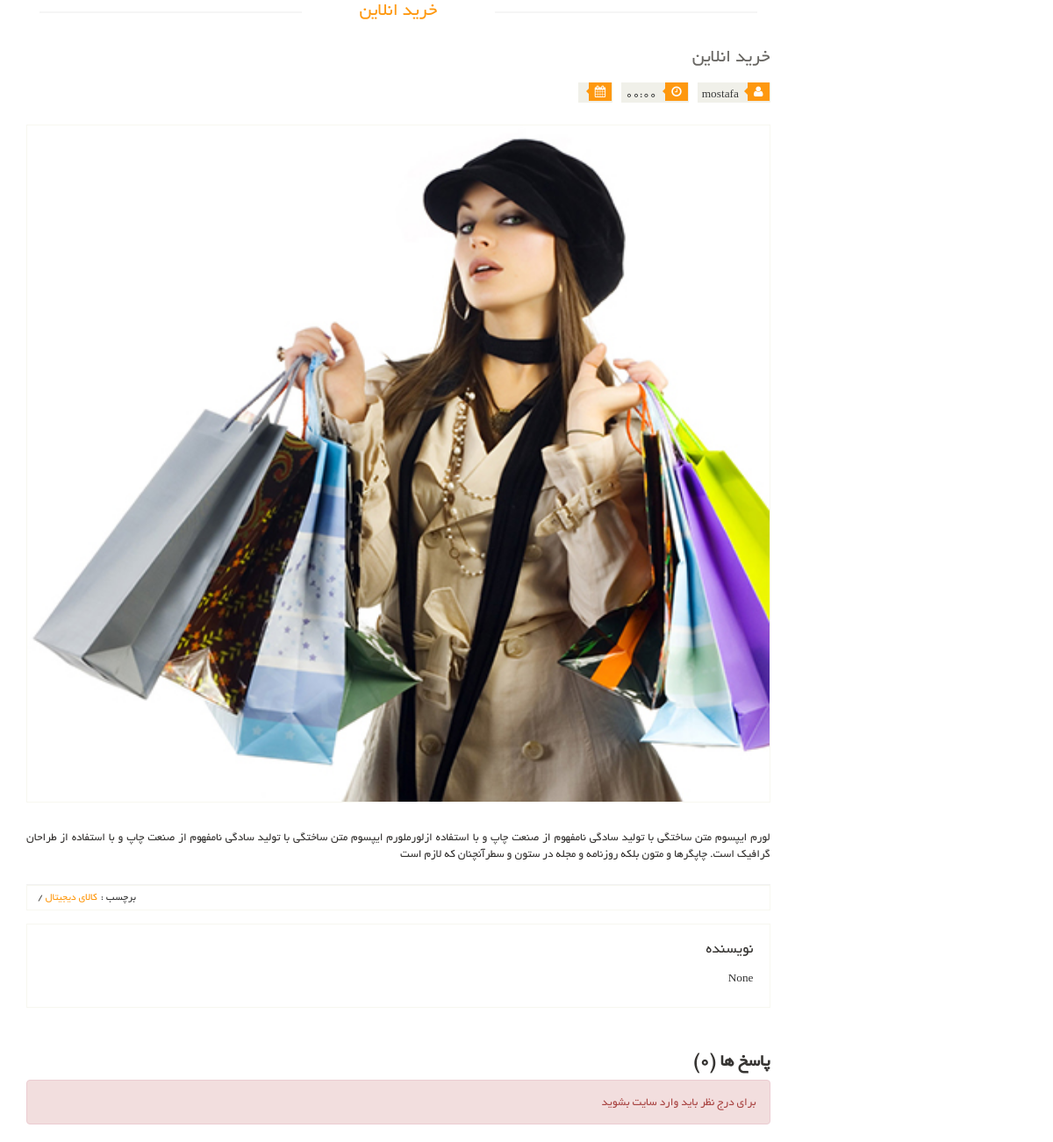
Page /blog/online-shopping on the earlier database version.
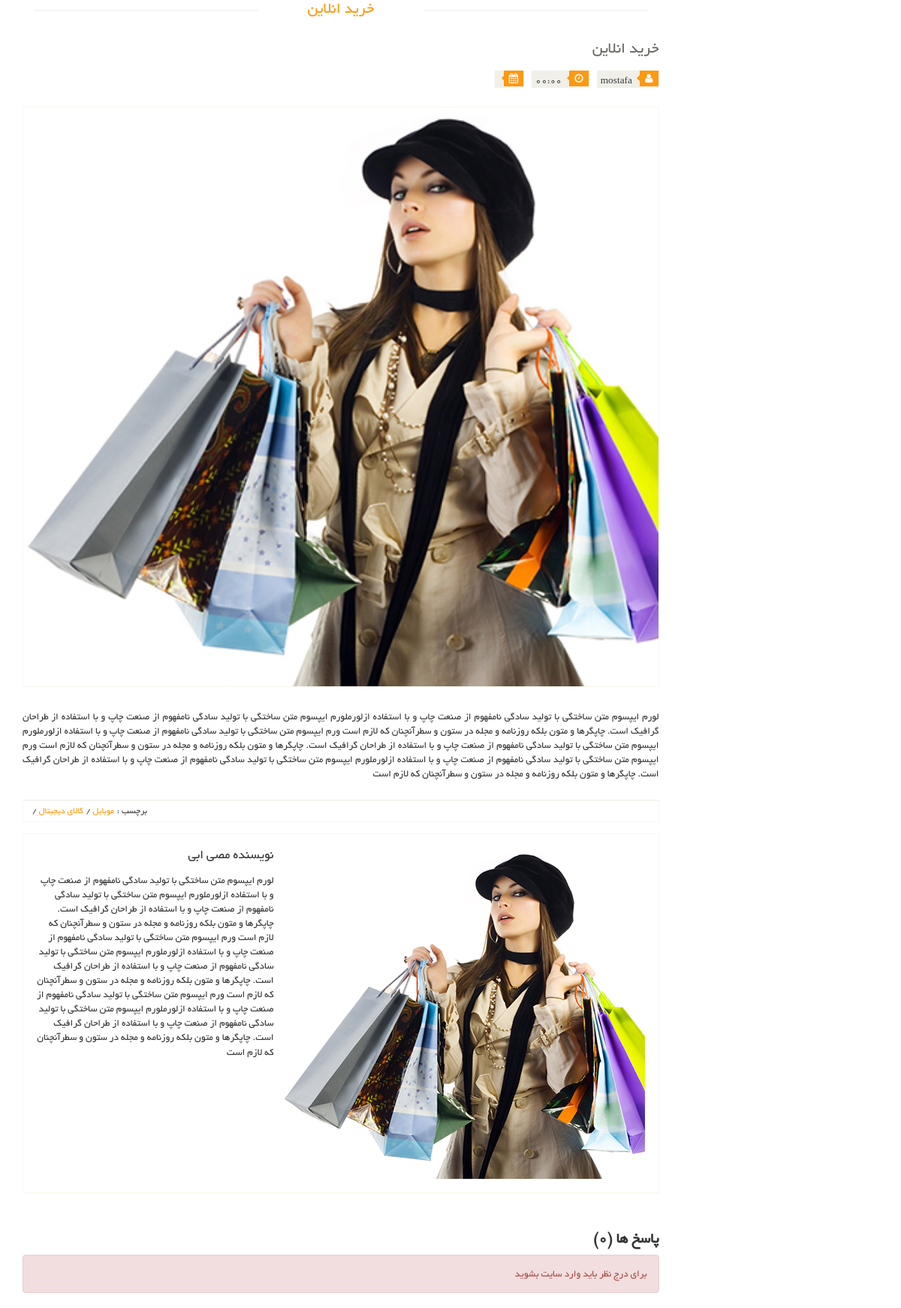
Same page on the later database version.
### Eshop_Blog/models.py (models this page shows, shortened)
class Blog(models.Model):
    title = models.CharField(max_length=100, verbose_name='عنوان مقاله')
    slug = models.SlugField(max_length=100, unique=True, db_index=True, allow_unicode=True,
                            verbose_name='عنوان در لینک')
    description = models.TextField(verbose_name='توضیحات')
    img = models.ImageField(upload_to='images/blog/', verbose_name='عکس مقاله')
    is_active = models.BooleanField(default=True, verbose_name='فعال')
    is_delete = models.BooleanField(default=False, verbose_name='حذف')
    short_description = models.TextField(verbose_name='توضیحات کوتاه')
    select_categories = models.ManyToManyField(Blog_Category, verbose_name='دسته بندی')
    publish_date = models.DateTimeField(auto_now_add=True, editable=False)
    author = models.ForeignKey(User, on_delete=models.CASCADE, verbose_name='نویسنده', editable=False)
    def get_jalali_create_date(self):
        return date2jalali(self.publish_date).strftime('%Y/%m/%d')
    def get_jalali_create_time(self):
        return self.publish_date.strftime('%H:%M')
    class Meta:
        verbose_name = 'مقاله'
        verbose_name_plural = 'مقالات'

class Blog_Category(models.Model):
    parent = models.ForeignKey('Blog_Category', on_delete=models.CASCADE, verbose_name='دسته بندی', null=True,
                               blank=True, related_name='children')
    title = models.CharField(max_length=100, verbose_name='عنوان')
    url_title = models.CharField(max_length=100, verbose_name='عنوان لینک', unique=True)
    is_active = models.BooleanField(default=True, verbose_name='فعال')
    is_delete = models.BooleanField(default=False, verbose_name='حذف')
    class Meta:
        verbose_name = 'دسته بندی'
        verbose_name_plural = 'دسته بندی ها'

### Eshop_Account/models.py (models this page shows, shortened)
class User(AbstractUser):
    mobile = models.CharField(max_length=11, unique=True, verbose_name='تلفن همراه')
    is_verified = models.BooleanField(default=False, verbose_name='تایید شده')
    is_deleted = models.BooleanField(default=False, verbose_name='حذف کردن')
    email_verified = models.BooleanField(default=False, verbose_name='تایید ایمیل')
    mobile_verified = models.BooleanField(default=False, verbose_name='تایید شماره')
    email_active_code = models.CharField(max_length=100, blank=True, null=True, verbose_name='کد تایید ایمیل')
    mobile_active_code = models.CharField(max_length=100, blank=True, null=True, verbose_name='کد تایید شماره همراه')
    avatar = models.ImageField(upload_to='avatar/', null=True, blank=True)
    about_user = models.TextField(verbose_name='درباره کاربر', blank=True, null=True)
    class Meta:
        verbose_name = 'کاربر'
        verbose_name_plural = 'کاربران'

### Eshop_Blog/views.py (the view)
# urls.py: path('<slug:slug>', BlogDetailView.as_view(), name='detail.blog.list'),
class BlogDetailView(DetailView):
    model = Blog
    context_object_name = 'blog'
    template_name = 'Eshop_Blog/blog-single.html'
    def get_queryset(self):
        query = super(BlogDetailView, self).get_queryset()
        slug = self.kwargs.get('slug')
        query = query.filter(is_active=True, is_delete=False, slug=slug)
        return query
    def get_context_data(self, **kwargs):
        context = super().get_context_data()
        obj = kwargs.get('object')
        context['comments'] = BlogComment.objects.filter(is_active=True, is_delete=False, blog_id=obj.id,
                                                         parent=None).prefetch_related('children').order_by('-id')
        context['comment_count'] = BlogComment.objects.filter(is_active=True, is_delete=False, blog_id=obj.id,
                                                              parent=None).count()
        return context

### templates/Eshop_Blog/blog-single.html (shortened to what this page needs)
{% extends 'Base/Base.html' %}
{% load thumbnail %}
{% load render_partial %}
{% block content %}
    <section>
        <div class="container">
            <div class="row">
                <div class="col-sm-9">
                    <div class="blog-post-area">
                        <h2 class="title text-center">{{ blog.title }}</h2>
                        <div class="single-blog-post">
                            <h3>{{ blog.title }}</h3>
                            <div class="post-meta">
                                <ul>
                                    <li><i class="fa fa-user"></i> {{ blog.author.username }}</li>
                                    <li><i class="fa fa-clock-o"></i> {{ blog.get_jalali_create_time }}</li>
                                    <li><i class="fa fa-calendar"></i>{{ blog.get_jalali_create_date }}</li>
                                </ul>
                            </div>
                            <a href="">
                                {% thumbnail blog.img '862x398' crop="center" as img %}
                                    <img src="{{ img.url }}" alt="">
                                {% endthumbnail %}
                            </a>
                            <p>{{ blog.description }}</p>
                        </div>
                    </div>
                    <div class="rating-area">
                        <ul class="tag">
                            <li>برچسب :</li>
                            {% for cat in blog.select_categories.all %}
                                <li><a class="color"
                                       href="{% url 'category.blog.list' slug=cat.url_title %}">{{ cat.title }}
                                    <span>/</span></a></li>
                            {% endfor %}
                        </ul>
                    </div>
                    <div class="media commnets">
                        <a class="pull-right" href="#">
                            {% if blog.author.avatar %}
                                {% thumbnail blog.author.avatar '150x150' crop="center" as img %}
                                    <img src="{{ img.url }}" alt="">
                                {% endthumbnail %}
                            {% endif %}
                        </a>
                        <div class="media-body">
                            <h4 class="media-heading">نویسنده {{ blog.author.get_full_name|title }}</h4>
                            <p>{{ blog.author.about_user }}</p>
                        </div>
                    </div>
                    <div class="response-area" id="response_area">
                        <h2>پاسخ ها ({{ comment_count }})</h2>
                    </div>
                    {% if request.user.is_authenticated %}
                        <div class="replay-box" id="bottom">
                            <div class="row">
                                <div class="col-sm-12">
                                    <div class="text-area border-box-sizing">
                                        <div class="blank-arrow">
                                            <label>متن پیام</label>
                                        </div>
                                        <span>*</span>
                                        <textarea name="message" id="ssmmdd" rows="11"></textarea>
                                        <input type="hidden" id="parentforcomments">
                                    </div>
                                    <div id="sucess_comment" class=""></div>
                                    <a class="btn btn-primary btn-block " onclick="sendArticleComment({{ blog.id }})">ارسـال نظـر</a>
                                </div>
                                <div class="col-sm-4 hidden">
                                    <h2>نظـر خود را بنویسیـد</h2>
                                    <form>
                                        <div class="blank-arrow">
                                            <label>نام</label>
                                        </div>
                                        <span>*</span>
                                        <input type="text" id="username" value="{{ request.user.username }}"
                                               placeholder="نام شما ...">
                                        <div class="blank-arrow">
                                            <label>آدرس ایمیـل</label>
                                        </div>
                                        <span>*</span>
                                        <input type="email" id="email" value="{{ request.user.email }}"
                                               placeholder="ایمیـل شما ...">
                                    </form>
                                </div>
                            </div>
                        </div>
                    {% else %}
                        <div class="alert alert-danger">
                            برای درج نظر باید وارد سایت بشوید
                        </div>
                    {% endif %}
                </div>
            </div>
        </div>
    </section>
{% endblock %}

### templates/Base/Base.html (shortened to what this page needs)
{% load render_partial %}
<!DOCTYPE html>
<html lang="en">
<head>
    {% include 'Base/References/HeaderReferences.html' %}
</head>
<body>
	{% block content %}
	{% endblock %}
</body>
</html>

### templates/Base/References/HeaderReferences.html (shortened to what this page needs)
{% load static %}
    <link href="/static/css/bootstrap.min.css" rel="stylesheet">
    <link href="/static/css/font-awesome.min.css" rel="stylesheet">
    <link href="/static/css/prettyPhoto.css" rel="stylesheet">
    <link href="/static/css/price-range.css" rel="stylesheet">
    <link href="/static/css/animate.css" rel="stylesheet">
	<link href="/static/css/main.css" rel="stylesheet">
	<link href="/static/css/responsive.css" rel="stylesheet">

### static/css/main.css (style rules this page uses)
body { font-family: 'BYekan'; font-size: 10pt; position: relative; font-weight: normal; direction: rtl; }
ul li { list-style: none; }
a { -webkit-transition: 300ms; -moz-transition: 300ms; -o-transition: 300ms; transition: 300ms; }
h1, h2, h3, h4, h5, h6 { font-family: 'BYekan', sans-serif; }
.left-sidebar h2:after, h2.title:after { content: " "; position: absolute; border: 1px solid #f5f5f5; bottom:8px; right: 0; width: 100%; height: 0; z-index: -2; }
h2.title:before { content: " "; position: absolute; background: #fff; bottom: -6px; width: 220px; height: 30px; z-index: -1; right: 50%; margin-right: -110px; }
h2.title { color: #FE980F; font-family: 'BYekan', sans-serif; font-size: 16pt; font-weight: 400; margin: 0 15px; text-transform: uppercase; margin-bottom: 30px; position: relative; }
.single-blog-post { border-bottom: 1px solid #f2f2f2; padding-bottom: 15px; }
.blog-post-area .single-blog-post h3 { color: #696763; font-size: 16pt; font-family: 'BYekan',sans-serif; text-transform: uppercase; font-weight: 500; margin-bottom: 17px; }
.blog-post-area .single-blog-post a img { border: 1px solid #F7F7F0; width: 100%; margin-bottom: 30px }
.blog-post-area .single-blog-post p { color: #363432; text-align: justify; }
.blog-post-area .post-meta { display: block; margin-bottom: 25px; overflow: hidden; }
.blog-post-area .post-meta ul { padding:0; display: inline; }
.blog-post-area .post-meta ul li { background:#F0F0E9; float: right; margin-left: 10px; padding: 0 5px; font-size: 10pt; color: #393b3b; position: relative; }
.blog-post-area .post-meta ul li i { background:#FE980F; color: #FFFFFF; margin-right: -4px; margin-left: 7px; padding: 4px 7px; }
.sinlge-post-meta li i:after, .blog-post-area .post-meta ul li i:after { content: ""; position: absolute; width: auto; height: auto; border-color:transparent #FE980F transparent transparent ; border-width:4px; border-style: solid; top:6px; right:26px; }
.rating-area { border: 1px solid #F7F7F0; direction: block; overflow: hidden; }
.rating-area ul li { float: right; padding: 5px; font-size: 12px }
.rating-area .ratings .color, .rating-area .color { color: #FE980F }
.rating-area .tag { float: left; margin-bottom: 0; margin-left: 10px; }
.rating-area .tag li { padding: 5px 2px; }
.rating-area .tag li span { color: #363432; }
.commnets { border: 1px solid #F7F7F0; padding: 18px; margin-bottom: 50px }
.commnets p, .response-area p, .replay-box p { font-size: 10pt }
.media-heading { color: #363432; font-size: 13pt; font-weight: 400; font-family: 'B Yekan'sans-serif; margin-bottom: 15px }
.response-area h2 { color: #363432; font-size: 20px; font-weight: 700; }

Differences in the rows shown:
changed Blog "خرید انلاین": description "…سطرآنچنان که لازم است" → "…سطرآنچنان که لازم است ورم ایپسوم متن ساختگی با تولید سادگی نامفهوم از صنعت چاپ و با استفاده ازلورملورم ایپسوم متن ساختگی با تولید سادگی نامفهوم از صنعت چاپ و با استفاده از طراحان گرافیک است. چاپگرها و متون بلکه روزنامه و مجله در ستون و سطرآنچنان که لازم است ورم ایپسوم متن ساختگی با تولید سادگی نامفهوم از صنعت چاپ و با استفاده ازلورملورم ایپسوم متن ساختگی با تولید سادگی نامفهوم از صنعت چاپ و با استفاده از طراحان گرافیک است. چاپگرها و متون بلکه روزنامه و مجله در ستون و سطرآنچنان که لازم است"; author.get_full_name (not shown) → "مصی ابی"; author.about_user "None" → "لورم ایپسوم متن ساختگی با تولید سادگی نامفهوم از صنعت چاپ و با استفاده ازلورملورم ایپسوم متن ساختگی با تولید سادگی نامفهوم از صنعت چاپ و با استفاده از طراحان گرافیک است. چاپگرها و متون بلکه روزنامه و مجله در ستون و سطرآنچنان که لازم است ورم ایپسوم متن ساختگی با تولید سادگی نامفهوم از صنعت چاپ و با استفاده ازلورملورم ایپسوم متن ساختگی با تولید سادگی نامفهوم از صنعت چاپ و با استفاده از طراحان گرافیک است. چاپگرها و متون بلکه روزنامه و مجله در ستون و سطرآنچنان که لازم است ورم ایپسوم متن ساختگی با تولید سادگی نامفهوم از صنعت چاپ و با استفاده ازلورملورم ایپسوم متن ساختگی با تولید سادگی نامفهوم از صنعت چاپ و با استفاده از طراحان گرافیک است. چاپگرها و متون بلکه روزنامه و مجله در ستون و سطرآنچنان که…"
now on this page (row unchanged): Blog_Category: title "موبایل"
